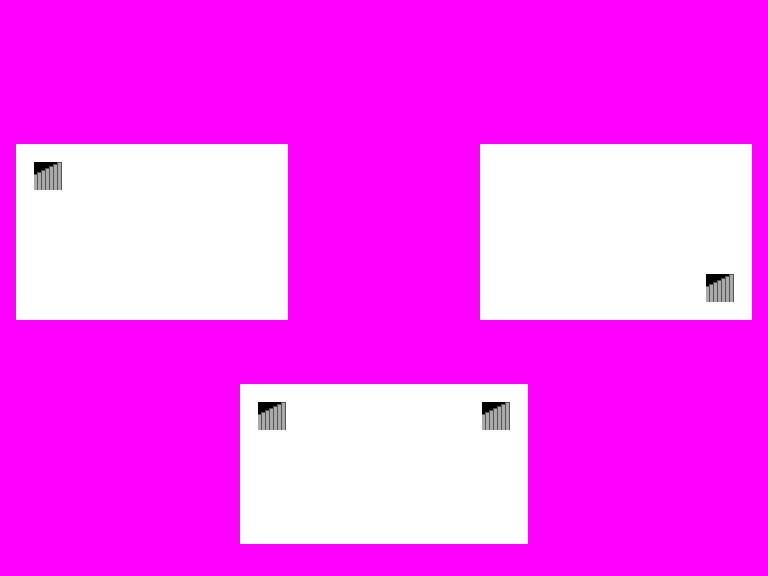

This game map was drawn from its Tiled (.tmx) file and the tilesets committed beside it. A one-line description and the full map source follow:
An orthogonal 48x36 tile map with 16x16 px tiles, 1 tile layer (Tile Layer 1), 2 tilesets.

<map version="1.0" tiledversion="1.0.3" orientation="orthogonal" renderorder="right-down" width="48" height="36" tilewidth="16" tileheight="16" nextobjectid="1">
 <tileset firstgid="1" source="topdownplatform.tsx" />
 <tileset firstgid="26" source="topdownplatform.tsx" />
 <layer name="Tile Layer 1" width="48" height="36">
  <data encoding="csv">
21,21,21,21,21,21,21,21,21,21,21,21,21,21,21,21,21,21,21,21,21,21,21,21,21,21,21,21,21,21,21,21,21,21,21,21,21,21,21,21,21,21,21,21,21,21,21,21,
21,21,21,21,21,21,21,21,21,21,21,21,21,21,21,21,21,21,21,21,21,21,21,21,21,21,21,21,21,21,21,21,21,21,21,21,21,21,21,21,21,21,21,21,21,21,21,21,
21,21,21,21,21,21,21,21,21,21,21,21,21,21,21,21,21,21,21,21,21,21,21,21,21,21,21,21,21,21,21,21,21,21,21,21,21,21,21,21,21,21,21,21,21,21,21,21,
21,21,21,21,21,21,21,21,21,21,21,21,21,21,21,21,21,21,21,21,21,21,21,21,21,21,21,21,21,21,21,21,21,21,21,21,21,21,21,21,21,21,21,21,21,21,21,21,
21,21,21,21,21,21,21,21,21,21,21,21,21,21,21,21,21,21,21,21,21,21,21,21,21,21,21,21,21,21,21,21,21,21,21,21,21,21,21,21,21,21,21,21,21,21,21,21,
21,21,21,21,21,21,21,21,21,21,21,21,21,21,21,21,21,21,21,21,21,21,21,21,21,21,21,21,21,21,21,21,21,21,21,21,21,21,21,21,21,21,21,21,21,21,21,21,
21,21,21,21,21,21,21,21,21,21,21,21,21,21,21,21,21,21,21,21,21,21,21,21,21,21,21,21,21,21,21,21,21,21,21,21,21,21,21,21,21,21,21,21,21,21,21,21,
21,21,21,21,21,21,21,21,21,21,21,21,21,21,21,21,21,21,21,21,21,21,21,21,21,21,21,21,21,21,21,21,21,21,21,21,21,21,21,21,21,21,21,21,21,21,21,21,
21,21,21,21,21,21,21,21,21,21,21,21,21,21,21,21,21,21,21,21,21,21,21,21,21,21,21,21,21,21,21,21,21,21,21,21,21,21,21,21,21,21,21,21,21,21,21,21,
21,1,1,1,1,1,1,1,1,1,1,1,1,1,1,1,1,1,21,21,21,21,21,21,21,21,21,21,21,21,1,1,1,1,1,1,1,1,1,1,1,1,1,1,1,1,1,21,
21,1,4,5,1,1,1,1,1,1,1,1,1,1,1,1,1,1,21,21,21,21,21,21,21,21,21,21,21,21,1,1,1,1,1,1,1,1,1,1,1,1,1,1,1,1,1,21,
21,1,9,10,1,1,1,1,1,1,1,1,1,1,1,1,1,1,21,21,21,21,21,21,21,21,21,21,21,21,1,1,1,1,1,1,1,1,1,1,1,1,1,1,1,1,1,21,
21,1,1,1,1,1,1,1,1,1,1,1,1,1,1,1,1,1,21,21,21,21,21,21,21,21,21,21,21,21,1,1,1,1,1,1,1,1,1,1,1,1,1,1,1,1,1,21,
21,1,1,1,1,1,1,1,1,1,1,1,1,1,1,1,1,1,21,21,21,21,21,21,21,21,21,21,21,21,1,1,1,1,1,1,1,1,1,1,1,1,1,1,1,1,1,21,
21,1,1,1,1,1,1,1,1,1,1,1,1,1,1,1,1,1,21,21,21,21,21,21,21,21,21,21,21,21,1,1,1,1,1,1,1,1,1,1,1,1,1,1,1,1,1,21,
21,1,1,1,1,1,1,1,1,1,1,1,1,1,1,1,1,1,21,21,21,21,21,21,21,21,21,21,21,21,1,1,1,1,1,1,1,1,1,1,1,1,1,1,1,1,1,21,
21,1,1,1,1,1,1,1,1,1,1,1,1,1,1,1,1,1,21,21,21,21,21,21,21,21,21,21,21,21,1,1,1,1,1,1,1,1,1,1,1,1,1,1,1,1,1,21,
21,1,1,1,1,1,1,1,1,1,1,1,1,1,1,1,1,1,21,21,21,21,21,21,21,21,21,21,21,21,1,1,1,1,1,1,1,1,1,1,1,1,1,1,4,5,1,21,
21,1,1,1,1,1,1,1,1,1,1,1,1,1,1,1,1,1,21,21,21,21,21,21,21,21,21,21,21,21,1,1,1,1,1,1,1,1,1,1,1,1,1,1,9,10,1,21,
21,1,1,1,1,1,1,1,1,1,1,1,1,1,1,1,1,1,21,21,21,21,21,21,21,21,21,21,21,21,1,1,1,1,1,1,1,1,1,1,1,1,1,1,1,1,1,21,
21,21,21,21,21,21,21,21,21,21,21,21,21,21,21,21,21,21,21,21,21,21,21,21,21,21,21,21,21,21,21,21,21,21,21,21,21,21,21,21,21,21,21,21,21,21,21,21,
21,21,21,21,21,21,21,21,21,21,21,21,21,21,21,21,21,21,21,21,21,21,21,21,21,21,21,21,21,21,21,21,21,21,21,21,21,21,21,21,21,21,21,21,21,21,21,21,
21,21,21,21,21,21,21,21,21,21,21,21,21,21,21,21,21,21,21,21,21,21,21,21,21,21,21,21,21,21,21,21,21,21,21,21,21,21,21,21,21,21,21,21,21,21,21,21,
21,21,21,21,21,21,21,21,21,21,21,21,21,21,21,21,21,21,21,21,21,21,21,21,21,21,21,21,21,21,21,21,21,21,21,21,21,21,21,21,21,21,21,21,21,21,21,21,
21,21,21,21,21,21,21,21,21,21,21,21,21,21,21,1,1,1,1,1,1,1,1,1,1,1,1,1,1,1,1,1,1,21,21,21,21,21,21,21,21,21,21,21,21,21,21,21,
21,21,21,21,21,21,21,21,21,21,21,21,21,21,21,1,4,5,1,1,1,1,1,1,1,1,1,1,1,1,4,5,1,21,21,21,21,21,21,21,21,21,21,21,21,21,21,21,
21,21,21,21,21,21,21,21,21,21,21,21,21,21,21,1,9,10,1,1,1,1,1,1,1,1,1,1,1,1,9,10,1,21,21,21,21,21,21,21,21,21,21,21,21,21,21,21,
21,21,21,21,21,21,21,21,21,21,21,21,21,21,21,1,1,1,1,1,1,1,1,1,1,1,1,1,1,1,1,1,1,21,21,21,21,21,21,21,21,21,21,21,21,21,21,21,
21,21,21,21,21,21,21,21,21,21,21,21,21,21,21,1,1,1,1,1,1,1,1,1,1,1,1,1,1,1,1,1,1,21,21,21,21,21,21,21,21,21,21,21,21,21,21,21,
21,21,21,21,21,21,21,21,21,21,21,21,21,21,21,1,1,1,1,1,1,1,1,1,1,1,1,1,1,1,1,1,1,21,21,21,21,21,21,21,21,21,21,21,21,21,21,21,
21,21,21,21,21,21,21,21,21,21,21,21,21,21,21,1,1,1,1,1,1,1,1,1,1,1,1,1,1,1,1,1,1,21,21,21,21,21,21,21,21,21,21,21,21,21,21,21,
21,21,21,21,21,21,21,21,21,21,21,21,21,21,21,1,1,1,1,1,1,1,1,1,1,1,1,1,1,1,1,1,1,21,21,21,21,21,21,21,21,21,21,21,21,21,21,21,
21,21,21,21,21,21,21,21,21,21,21,21,21,21,21,1,1,1,1,1,1,1,1,1,1,1,1,1,1,1,1,1,1,21,21,21,21,21,21,21,21,21,21,21,21,21,21,21,
21,21,21,21,21,21,21,21,21,21,21,21,21,21,21,1,1,1,1,1,1,1,1,1,1,1,1,1,1,1,1,1,1,21,21,21,21,21,21,21,21,21,21,21,21,21,21,21,
21,21,21,21,21,21,21,21,21,21,21,21,21,21,21,21,21,21,21,21,21,21,21,21,21,21,21,21,21,21,21,21,21,21,21,21,21,21,21,21,21,21,21,21,21,21,21,21,
21,21,21,21,21,21,21,21,21,21,21,21,21,21,21,21,21,21,21,21,21,21,21,21,21,21,21,21,21,21,21,21,21,21,21,21,21,21,21,21,21,21,21,21,21,21,21,21
</data>
 </layer>
</map>
